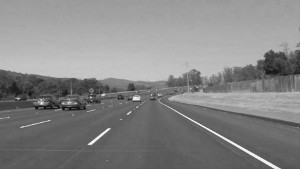
#> input picture examples/grayscale.jpg, 300 x 169 px, found by its file name
$ python example.py
#> lines starting #> are read from the running program, lines starting #| are printed output that depends on the picture
import cv2
import numpy as np
def warper(img, src, dst):

    # Compute and apply perpective transform
    img_size = (img.shape[1], img.shape[0])
    M = cv2.getPerspectiveTransform(src, dst)
    warped = cv2.warpPerspective(img, M, img_size, flags=cv2.INTER_NEAREST)  # keep same size as input image

    return warped

image_path = "examples/grayscale.jpg"
output_path = "wraped_imapge.jpg"

image = cv2.imread(image_path, cv2.IMREAD_GRAYSCALE)
#> image is the input picture: shape (169, 300); min 7, max 255, mean 133.7

if image is None:
    print('Erorcina')
else:
    # Define source and destination points
    src_points = np.float32([[50, 50], [200, 50], [50, 200], [200, 200]])
    dst_points = np.float32([[10, 100], [250, 100], [10, 300], [250, 300]])

    # Apply warper
    warped_image = warper(image, src_points, dst_points)
#> in warper, `warped = cv2.warpPerspective(img, M, img_size, flags=cv2.INTER_NEAREST)`:
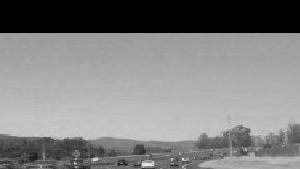
#> warped: shape (169, 300); min 0, max 246, mean 128.5

    # Save the warped image
    cv2.imwrite(output_path, warped_image)
    print(f"Warped image saved to {output_path}")

$ run again, with examples/laneLines_thirdPass.jpg copied over examples/grayscale.jpg
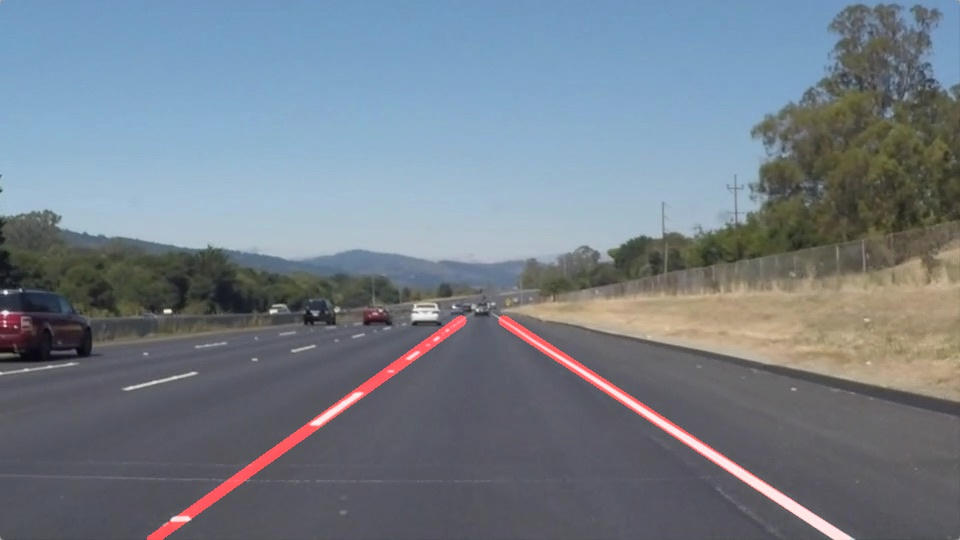
#> input picture examples/laneLines_thirdPass.jpg, 960 x 540 px, found by its file name
#> `image = cv2.imread(image_path, cv2.IMREAD_GRAYSCALE)`:
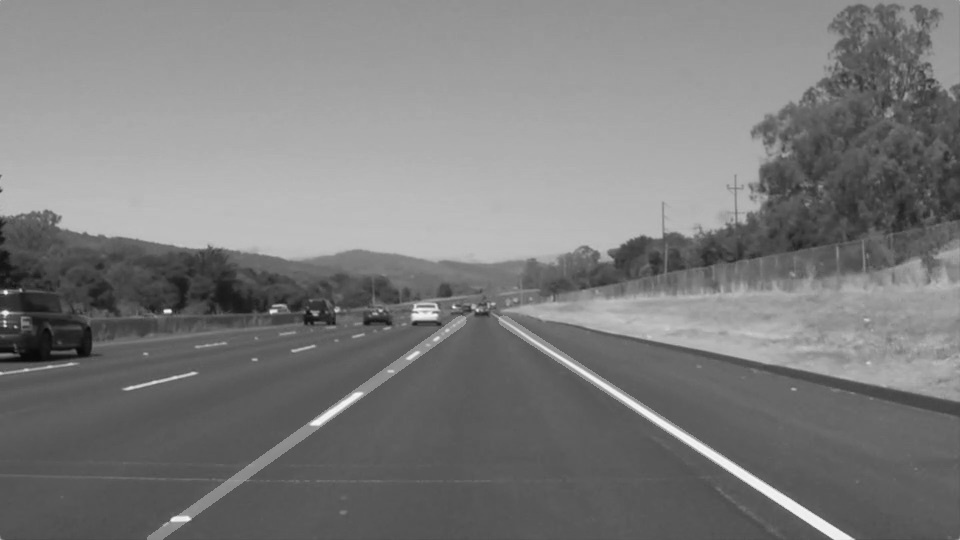
#> image: shape (540, 960); min 8, max 248, mean 124.2
#> in warper, `warped = cv2.warpPerspective(img, M, img_size, flags=cv2.INTER_NEAREST)`:
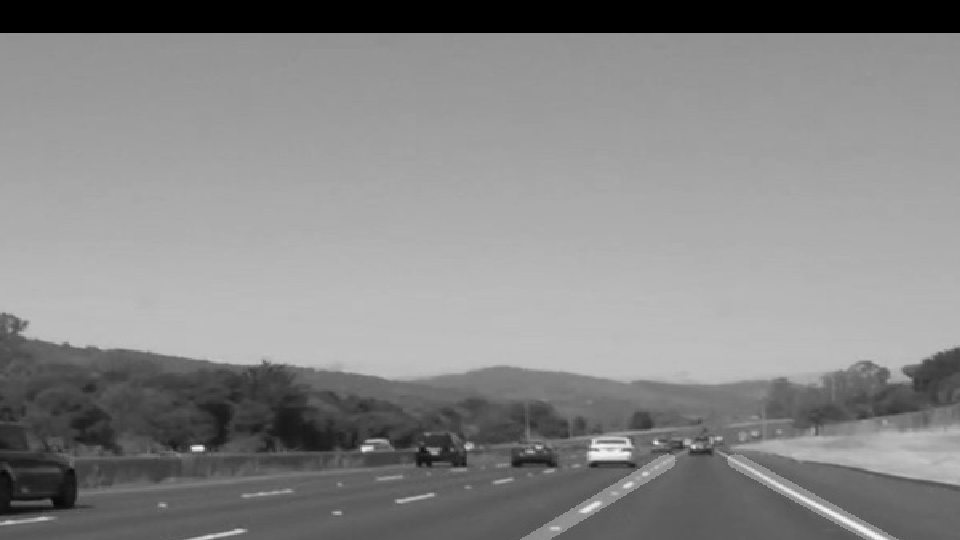
#> warped: shape (540, 960); min 0, max 244, mean 134.6
